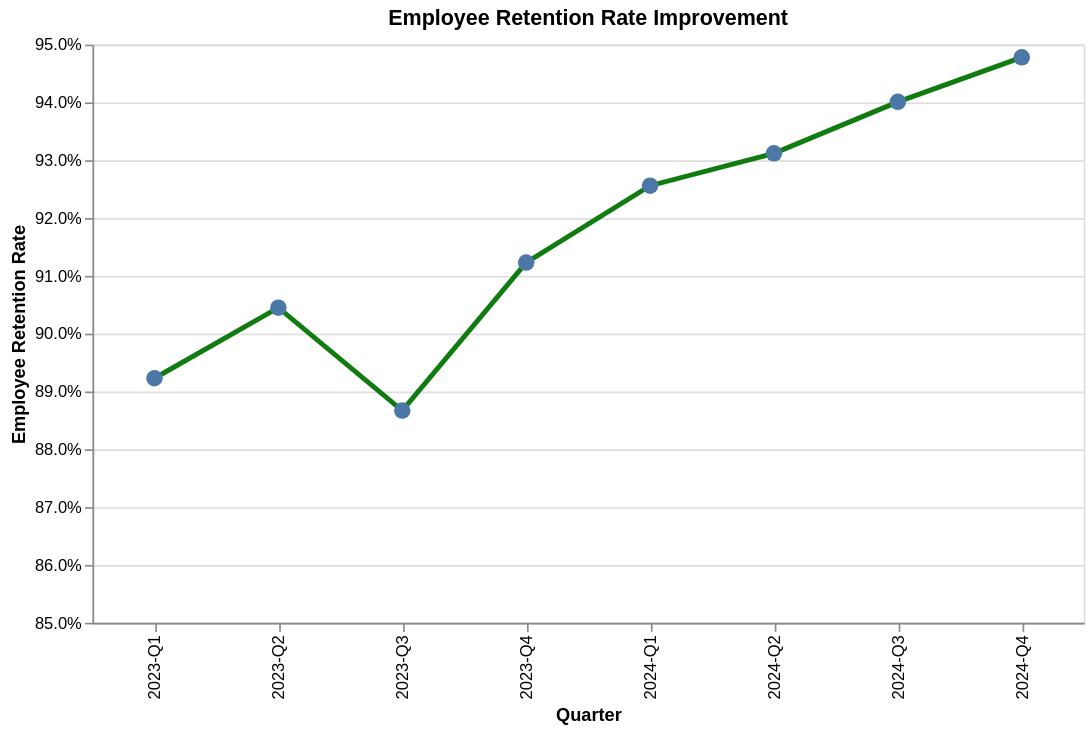

Write the Vega-Lite specification saved for this chart.
### Vega-Lite specification from a JSON file in a GitHub repository (floating-point values rounded to 4 significant figures)
{"$schema": "https://vega.github.io/schema/vega-lite/v6.json", "description": "Employee retention rate over time with date and percentage formatting", "width": 600, "height": 350, "data": {"values": [{"quarter": "2023-Q1", "retention_rate": 0.8923}, {"quarter": "2023-Q2", "retention_rate": 0.9045}, {"quarter": "2023-Q3", "retention_rate": 0.8867}, {"quarter": "2023-Q4", "retention_rate": 0.9123}, {"quarter": "2024-Q1", "retention_rate": 0.9256}, {"quarter": "2024-Q2", "retention_rate": 0.9312}, {"quarter": "2024-Q3", "retention_rate": 0.9401}, {"quarter": "2024-Q4", "retention_rate": 0.9478}]}, "mark": {"type": "line", "point": {"filled": true, "size": 100}, "strokeWidth": 3, "color": "#107C10"}, "encoding": {"x": {"field": "quarter", "type": "ordinal", "axis": {"title": "Quarter"}}, "y": {"field": "retention_rate", "type": "quantitative", "scale": {"domain": [0.85, 0.95]}, "axis": {"title": "Employee Retention Rate", "format": ".1%"}}}, "title": "Employee Retention Rate Improvement"}
